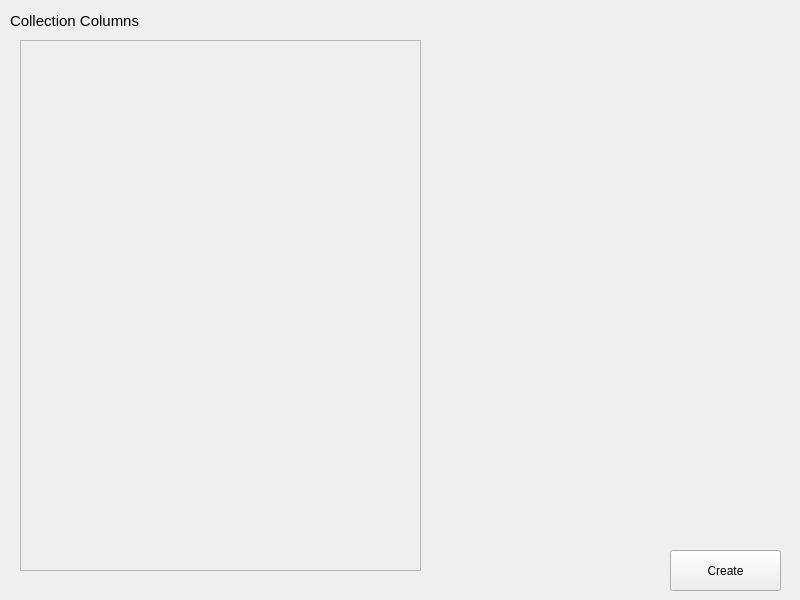
<?xml version="1.0" encoding="UTF-8"?>
<ui version="4.0">
 <class>MainWindow</class>
 <widget class="QMainWindow" name="MainWindow">
  <property name="geometry">
   <rect>
    <x>0</x>
    <y>0</y>
    <width>800</width>
    <height>600</height>
   </rect>
  </property>
  <property name="windowTitle">
   <string>MainWindow</string>
  </property>
  <widget class="QWidget" name="centralwidget">
   <property name="minimumSize">
    <size>
     <width>800</width>
     <height>600</height>
    </size>
   </property>
   <property name="maximumSize">
    <size>
     <width>800</width>
     <height>600</height>
    </size>
   </property>
   <widget class="QWidget" name="fieldsContainerWidget" native="true">
    <property name="geometry">
     <rect>
      <x>10</x>
      <y>30</y>
      <width>421</width>
      <height>551</height>
     </rect>
    </property>
    <widget class="QScrollArea" name="scrollArea">
     <property name="geometry">
      <rect>
       <x>10</x>
       <y>10</y>
       <width>401</width>
       <height>531</height>
      </rect>
     </property>
     <property name="widgetResizable">
      <bool>true</bool>
     </property>
     <widget class="QWidget" name="fieldsWidget">
      <property name="geometry">
       <rect>
        <x>0</x>
        <y>0</y>
        <width>399</width>
        <height>529</height>
       </rect>
      </property>
     </widget>
    </widget>
   </widget>
   <widget class="QLabel" name="label">
    <property name="geometry">
     <rect>
      <x>10</x>
      <y>10</y>
      <width>421</width>
      <height>21</height>
     </rect>
    </property>
    <property name="font">
     <font>
      <pointsize>11</pointsize>
     </font>
    </property>
    <property name="text">
     <string>Collection Columns</string>
    </property>
   </widget>
   <widget class="QPushButton" name="createButton">
    <property name="geometry">
     <rect>
      <x>670</x>
      <y>550</y>
      <width>111</width>
      <height>41</height>
     </rect>
    </property>
    <property name="text">
     <string>Create</string>
    </property>
   </widget>
  </widget>
 </widget>
 <resources/>
 <connections/>
</ui>
